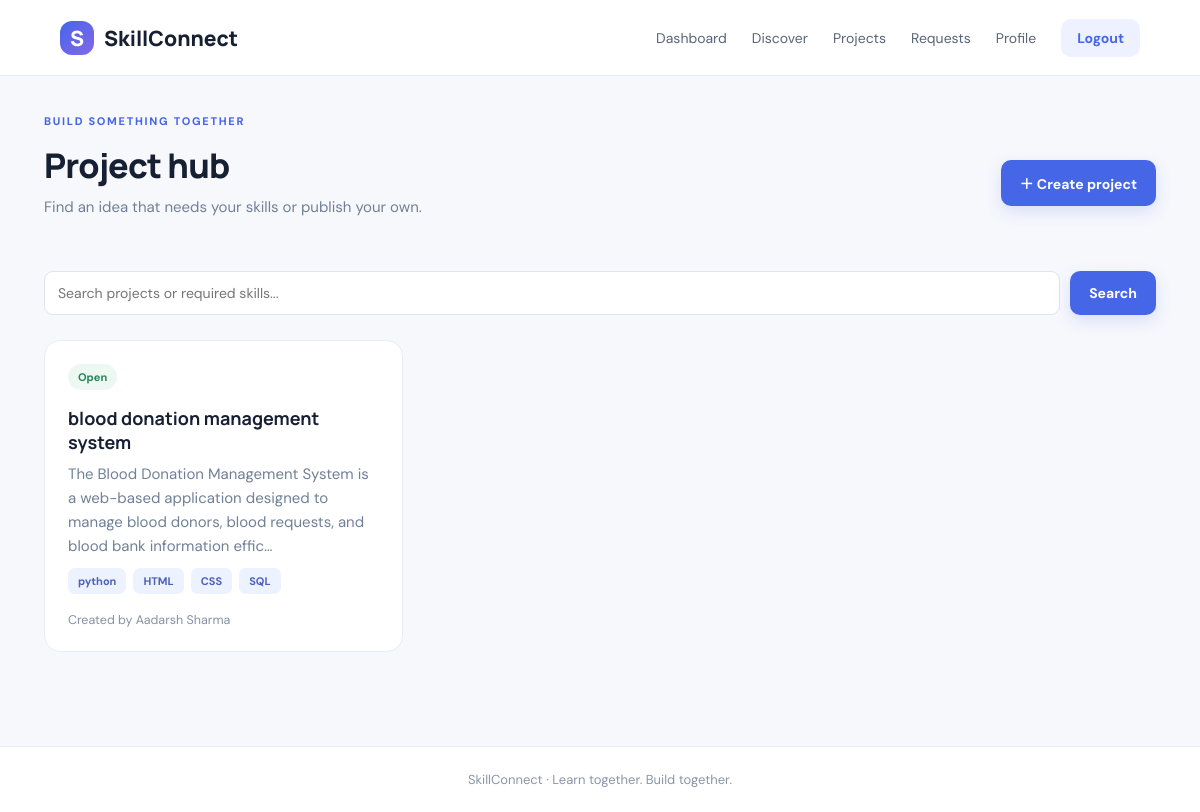
Screenshot of /projects (signed in) with the database file from the repository.
### tables this page shows
CREATE TABLE projects (
            id INTEGER PRIMARY KEY AUTOINCREMENT,
            owner_id INTEGER NOT NULL REFERENCES users(id) ON DELETE CASCADE,
            title TEXT NOT NULL, description TEXT NOT NULL,
            required_skills TEXT NOT NULL, status TEXT DEFAULT 'Open',
            created_at TIMESTAMP DEFAULT CURRENT_TIMESTAMP
        );

CREATE TABLE users (
            id INTEGER PRIMARY KEY AUTOINCREMENT,
            name TEXT NOT NULL, email TEXT UNIQUE NOT NULL,
            password TEXT NOT NULL, college TEXT DEFAULT '',
            bio TEXT DEFAULT '', created_at TIMESTAMP DEFAULT CURRENT_TIMESTAMP
        );

### app.py (the view)
@app.route("/projects")
@login_required
def projects():
    q=request.args.get("q","").strip()
    with db() as con:
        rows=con.execute("""SELECT p.*,u.name owner_name FROM projects p JOIN users u ON u.id=p.owner_id
                            WHERE p.title LIKE ? OR p.required_skills LIKE ? OR p.description LIKE ?
                            ORDER BY p.created_at DESC""",(f"%{q}%",f"%{q}%",f"%{q}%")).fetchall()
    return render_template("projects.html", projects=rows, q=q)

### app.py (called while the page is built)
def db():
    con = sqlite3.connect(DB)
    con.row_factory = sqlite3.Row
    con.execute("PRAGMA foreign_keys = ON")
    return con

def login_required(fn):
    @wraps(fn)
    def wrapper(*args, **kwargs):
        if "user_id" not in session:
            flash("Please sign in to continue.", "warning")
            return redirect(url_for("login"))
        return fn(*args, **kwargs)
    return wrapper

### templates/projects.html
{% extends "base.html" %}{% block title %}Projects | SkillConnect{% endblock %}{% block content %}<div class="welcome-row"><div class="page-heading"><div class="eyebrow">BUILD SOMETHING TOGETHER</div><h1>Project hub</h1><p class="muted">Find an idea that needs your skills or publish your own.</p></div><a class="btn primary" href="{{ url_for('new_project') }}">＋ Create project</a></div><form class="searchbar"><input name="q" value="{{ q }}" placeholder="Search projects or required skills..."><button class="btn primary">Search</button></form><div class="project-grid">{% for p in projects %}<a class="project-card clickable" href="{{ url_for('project_detail',project_id=p.id) }}"><span class="pill">{{ p.status }}</span><h3>{{ p.title }}</h3><p>{{ p.description[:145] }}{% if p.description|length>145 %}…{% endif %}</p><div class="chips">{% for s in p.required_skills.split(',') %}<span class="chip">{{ s.strip() }}</span>{% endfor %}</div><small>Created by {{ p.owner_name }}</small></a>{% else %}<p class="muted">No matching projects. Create the first one!</p>{% endfor %}</div>{% endblock %}

### templates/base.html (shortened to what this page needs)
<!doctype html><html lang="en"><head><meta charset="utf-8"><meta name="viewport" content="width=device-width, initial-scale=1">
<title>{% block title %}SkillConnect{% endblock %}</title><link rel="stylesheet" href="{{ url_for('static',filename='style.css') }}"></head>
<body><header class="topbar"><a class="brand" href="{{ url_for('home') }}"><span class="brandmark">S</span> SkillConnect</a>
<nav>{% if session.get('user_id') %}<a href="{{ url_for('dashboard') }}">Dashboard</a><a href="{{ url_for('discover') }}">Discover</a><a href="{{ url_for('projects') }}">Projects</a><a href="{{ url_for('requests_page') }}">Requests</a><a href="{{ url_for('profile') }}">Profile</a><a class="nav-cta" href="{{ url_for('logout') }}">Logout</a>{% else %}<a href="{{ url_for('login') }}">Sign in</a><a class="nav-cta" href="{{ url_for('register') }}">Get started</a>{% endif %}</nav></header>
<main class="container">{% block content %}{% endblock %}</main>
<footer>SkillConnect · Learn together. Build together.</footer><script src="{{ url_for('static',filename='app.js') }}"></script></body></html>

### static/style.css (style rules this page uses)
:root { --ink:#172033;--muted:#718096;--line:#e8edf4;--blue:#4666e8;--purple:#8268e8;--bg:#f7f8fc;--white:#fff }
* { box-sizing:border-box }
body { margin:0;background:var(--bg);color:var(--ink);font-family:'DM Sans',sans-serif;font-size:15px }
a { color:inherit;text-decoration:none }
.topbar { height:76px;background:#fff;border-bottom:1px solid var(--line);display:flex;align-items:center;justify-content:space-between;padding:0 max(calc((100% - 1160px)/2),5%);position:sticky;top:0;z-index:5 }
.brand { font:800 21px Manrope;display:flex;align-items:center;gap:10px }
.brandmark { background:linear-gradient(135deg,var(--blue),var(--purple));color:white;border-radius:12px;width:34px;height:34px;display:grid;place-items:center }
.topbar nav { display:flex;gap:25px;align-items:center;font-size:14px;color:#596579 }
.nav-cta { background:#eef1ff;color:var(--blue)!important;padding:10px 16px;border-radius:10px;font-weight:700 }
.container { max-width:1160px;margin:0 auto;padding:38px 24px 70px;min-height:calc(100vh - 130px) }
footer { text-align:center;padding:24px;color:#8b95a7;font-size:13px;border-top:1px solid var(--line);background:#fff }
.eyebrow { font-size:11px;font-weight:800;letter-spacing:1.7px;color:var(--blue);margin-bottom:14px }
.btn { border:0;border-radius:10px;padding:13px 19px;font:700 14px 'DM Sans';cursor:pointer;display:inline-flex;align-items:center;justify-content:center;transition:.2s }
.primary { background:var(--blue);color:white;box-shadow:0 6px 16px #4666e82b }
.section-head h2,.page-heading h1 { font:800 29px Manrope;margin:0;letter-spacing:-.8px }
.feature,.stat,.panel,.project-card,.person-card { background:white;border:1px solid var(--line);border-radius:16px;padding:23px }
.feature p,.project-card p { color:var(--muted);line-height:1.6;margin:0 }
.project-grid { display:grid;grid-template-columns:repeat(3,1fr);gap:17px }
.project-card { display:block }
.project-card h3 { font:700 18px Manrope;margin:16px 0 8px }
.project-card small { display:block;color:#8791a3;margin-top:18px }
.clickable { transition:.2s }
.pill { display:inline-block;background:#edf8f2;color:#24845b;border-radius:30px;padding:6px 10px;font-size:11px;font-weight:700 }
.muted { color:var(--muted);line-height:1.6 }
.auth-card input,.panel input,.panel textarea,.panel select,.searchbar input,.inline-form input,.inline-form select,.person-card input { width:100%;padding:12px 13px;border:1px solid #dfe5ee;border-radius:9px;margin-top:7px;font:14px 'DM Sans';outline:none;background:white;color:var(--ink) }
.welcome-row { display:flex;justify-content:space-between;align-items:center;gap:20px }
.welcome-row h1 { font:800 32px Manrope;margin:0 }
.welcome-row p { margin:7px 0 }
.page-heading { margin-bottom:25px }
.page-heading h1 { font-size:34px }
.chips { display:flex;gap:7px;flex-wrap:wrap;margin-top:10px }
.chip { background:#edf2ff;color:#4c62b6;padding:6px 10px;border-radius:7px;font-size:11px;font-weight:700 }
.searchbar { display:flex;gap:10px;margin:20px 0 25px }
.searchbar input { margin:0;flex:1 }

### rows the page displays
projects: status "Open", title "blood donation management system", description "The Blood Donation Management System is a web-based application designed to manage blood donors, blood requests, and blood bank information effic", strip "python" "HTML" "CSS" "SQL", owner_name "Aadarsh Sharma"
